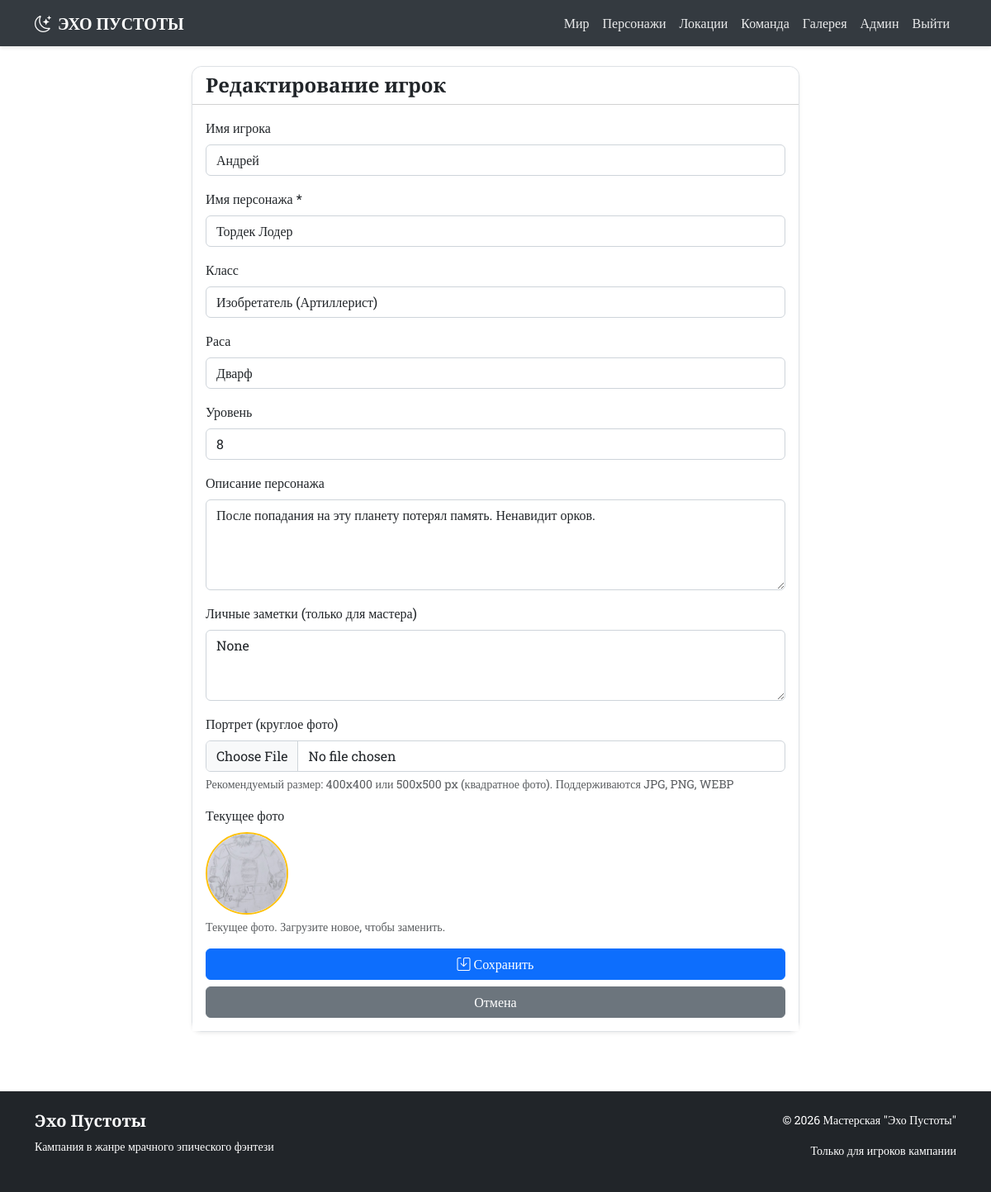
Page /admin/party/edit/1 (signed in) on the committed database.
### app.py (models this page shows)
class PartyMember(db.Model):
    __tablename__ = 'party_members'
    id = db.Column(db.Integer, primary_key=True)
    player_name = db.Column(db.String(100))
    char_name = db.Column(db.String(100), nullable=False)
    char_class = db.Column(db.String(50))
    race = db.Column(db.String(50))
    description = db.Column(db.Text)
    private_notes = db.Column(db.Text)
    player_password = db.Column(db.String(200))
    level = db.Column(db.Integer, default=1)
    portrait_url = db.Column(db.String(300), default='/static/images/placeholders/player.jpg')

### app.py (the view, shortened to what this page needs)
@app.route('/admin/party/edit/<int:id>', methods=['GET', 'POST'])
@login_required
def edit_party_member(id):
    member = PartyMember.query.get_or_404(id)
    return render_template('admin/edit_party.html', member=member)

### app.py (called while the page is built)
@login_manager.user_loader
def load_user(user_id):
    return User.query.get(int(user_id))

### templates/admin/edit_party.html (shortened to what this page needs)
{% extends "base.html" %}
{% block content %}
<div class="row justify-content-center">
    <div class="col-md-8">
        <div class="card shadow-sm">
            <div class="card-header bg-white">
                <h4 class="cinzel mb-0 text-dark">{% if member %}Редактирование{% else %}Новый{% endif %} игрок</h4>
            </div>
            <div class="card-body bg-white">
                <form method="POST" enctype="multipart/form-data">
                    <div class="mb-3">
                        <label for="player_name" class="form-label">Имя игрока</label>
                        <input type="text" class="form-control" id="player_name" name="player_name"
                               value="{{ member.player_name if member else '' }}">
                    </div>
                    <div class="mb-3">
                        <label for="char_name" class="form-label">Имя персонажа *</label>
                        <input type="text" class="form-control" id="char_name" name="char_name"
                               value="{{ member.char_name if member else '' }}" required>
                    </div>
                    <div class="mb-3">
                        <label for="char_class" class="form-label">Класс</label>
                        <input type="text" class="form-control" id="char_class" name="char_class"
                               value="{{ member.char_class if member else '' }}">
                    </div>
                    <div class="mb-3">
                        <label for="race" class="form-label">Раса</label>
                        <input type="text" class="form-control" id="race" name="race"
                               value="{{ member.race if member else '' }}">
                    </div>
                    <div class="mb-3">
                        <label for="level" class="form-label">Уровень</label>
                        <input type="number" class="form-control" id="level" name="level"
                               value="{{ member.level if member else 1 }}" min="1" max="20">
                    </div>
                    <div class="mb-3">
                        <label for="description" class="form-label">Описание персонажа</label>
                        <textarea class="form-control" id="description" name="description" rows="4">{{ member.description if member else '' }}</textarea>
                    </div>
                    <div class="mb-3">
                        <label for="private_notes" class="form-label">Личные заметки (только для мастера)</label>
                        <textarea class="form-control" id="private_notes" name="private_notes" rows="3">{{ member.private_notes if member else '' }}</textarea>
                    </div>
                    <div class="mb-3">
                        <label for="image" class="form-label">Портрет (круглое фото)</label>
                        <input type="file" class="form-control" id="image" name="image" accept="image/jpeg,image/png,image/webp">
                        <div class="form-text">Рекомендуемый размер: 400x400 или 500x500 px (квадратное фото). Поддерживаются JPG, PNG, WEBP</div>
                    </div>
                    {% if member and member.portrait_url and member.portrait_url != '/static/images/placeholders/player.jpg' %}
                    <div class="mb-3">
                        <label class="form-label">Текущее фото</label>
                        <div>
                            <img src="{{ member.portrait_url }}" style="width: 100px; height: 100px; object-fit: cover; border-radius: 50%; border: 2px solid #ffc107;">
                            <p class="small text-muted mt-1">Текущее фото. Загрузите новое, чтобы заменить.</p>
                        </div>
                    </div>
                    {% endif %}
                    <div class="d-grid gap-2">
                        <button type="submit" class="btn btn-primary">
                            <i class="bi bi-save"></i> Сохранить
                        </button>
                        <a href="{{ url_for('admin_party') }}" class="btn btn-secondary">
                            Отмена
                        </a>
                    </div>
                </form>
            </div>
        </div>
    </div>
</div>
{% endblock %}

### static/css/style.css (style rules this page uses)
:root { --primary-light: #ffffff; --secondary-light: #f8f9fa; --accent-red: #dc3545; --accent-purple: #6f42c1; --accent-gold: #ffc107; --accent-dark: #343a40; --text-dark: #212529; --text-light: #6c757d; }
body { background-color: var(--primary-light); color: var(--text-dark); font-family: 'Roboto Slab', serif; min-height: 100vh; display: flex; flex-direction: column; }
.cinzel { font-family: 'Cinzel', serif; font-weight: 700; }
.card { transition: transform 0.3s, box-shadow 0.3s; border: 1px solid #dee2e6; background-color: white; }
.form-control, .form-select { background-color: white; border: 1px solid #ced4da; color: var(--text-dark); }
.card { border-radius: 12px; }
.card-header { border-radius: 12px 12px 0 0 !important; }

### rows in the picture
PartyMember: player_name "Андрей", char_name "Тордек Лодер", char_class "Изобретатель (Артиллерист)", race "Дварф", level "8", description "После попадания на эту планету потерял память. Ненавидит орков.", private_notes "None", portrait_url (picture)
